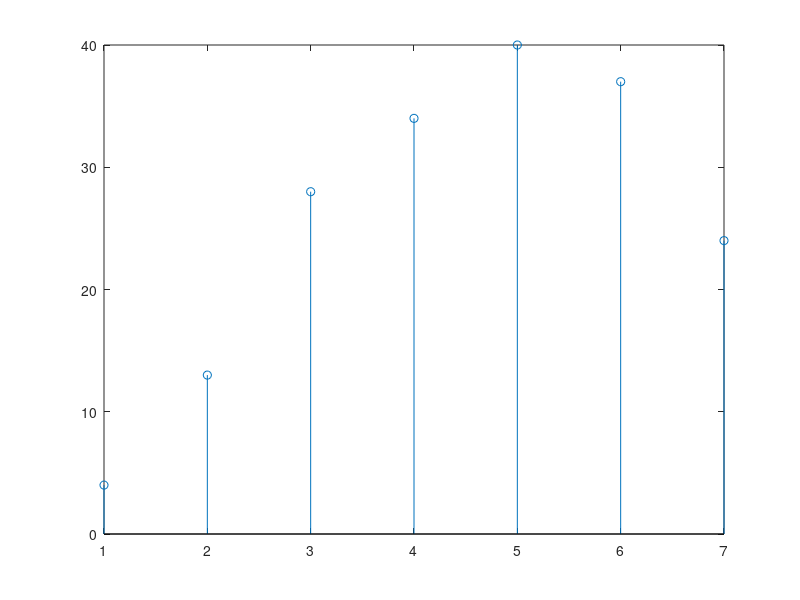
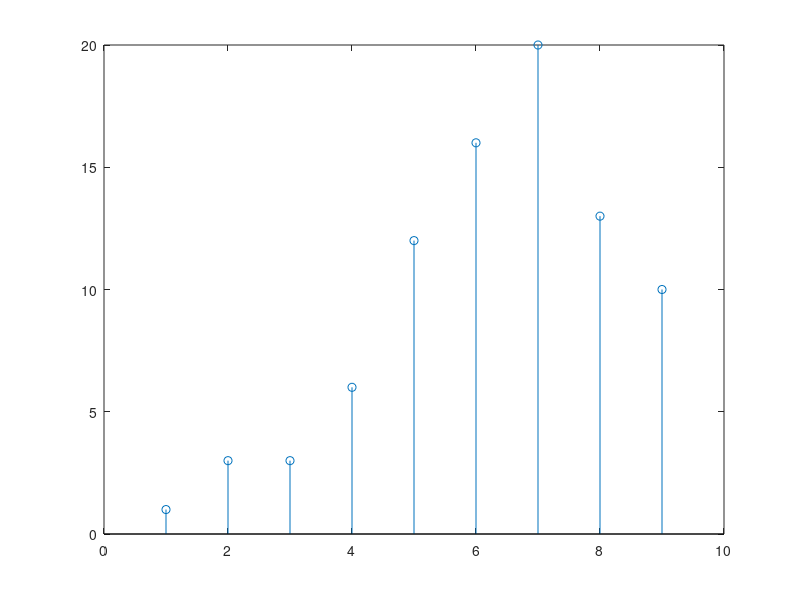
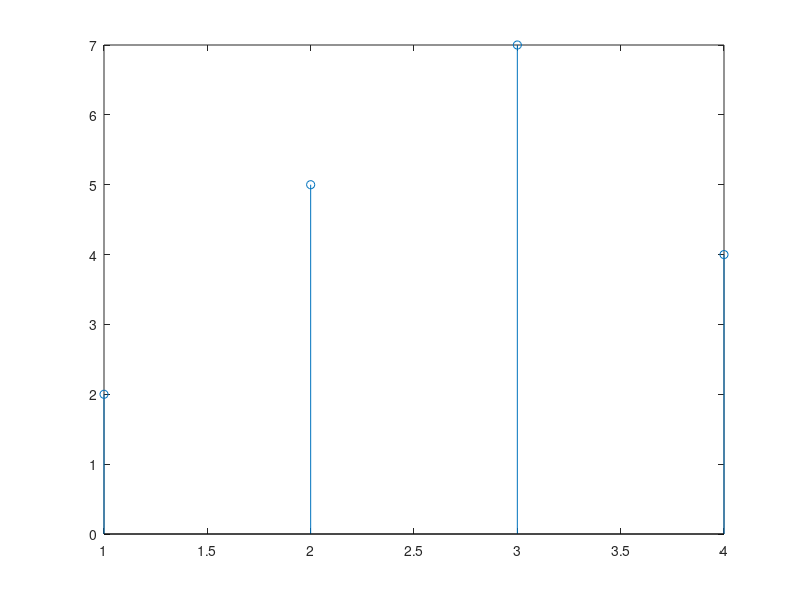

These figures' MATLAB source, in order:
m=3;
n=5;
array1=[1;2;3];
array2=[4 5 6 7 8];
convolove=conv(array1,array2);
figure,stem(convolove);

array3=[1;2;1;2];
array4=[1 1 0 3 4 5];
convolove2=conv(array3,array4);
figure,stem(convolove2);

array5=[1;1];
array6=[2 3 4];
convolove3=conv(array5,array6);
figure,stem(convolove3);